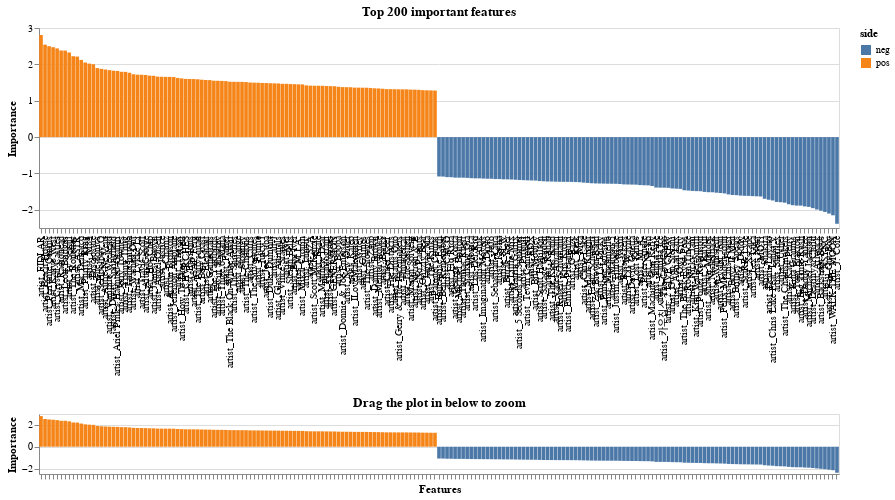

Write notebook code for a chart like this one.
### Code cell
import altair as alt

base = (
    alt.Chart(feat_importance_200.reset_index())
    .mark_bar()
    .encode(
        x=alt.X(
            "index",
        ),
        y="Importance:Q",
        color="side",
    )
    .properties(height=200, width=800, title="Top 200 important features")
)

brush = alt.selection_interval(encodings=["x"])
lower = (
    base.encode(
        x=alt.X(
            "index",
            axis=alt.Axis(labels=False, title="Features"),
            sort=alt.SortField(field="rank", order="ascending"),
        )
    )
    .properties(height=60, width=800, title="Drag the plot in below to zoom")
    .add_selection(brush)
)

upper = base.encode(
    alt.X(
        "index",
        scale=alt.Scale(domain=brush),
        axis=alt.Axis(title=""),
        sort=alt.SortField(field="rank", order="ascending"),
    )
)

upper & lower

### Figure 1 — Vega-Lite specification as saved in the notebook (floating-point values rounded to 4 significant figures; data arrays with more than 128 entries replaced by an {"elided": "..."} marker saying what was removed)
{"config": {"view": {"continuousWidth": 400, "continuousHeight": 300}}, "vconcat": [{"mark": "bar", "encoding": {"color": {"type": "nominal", "field": "side"}, "x": {"type": "nominal", "axis": {"title": ""}, "field": "index", "scale": {"domain": {"selection": "selector001"}}, "sort": {"field": "rank", "order": "ascending"}}, "y": {"type": "quantitative", "field": "Importance"}}, "height": 200, "title": "Top 200 important features", "width": 800}, {"mark": "bar", "encoding": {"color": {"type": "nominal", "field": "side"}, "x": {"type": "nominal", "axis": {"labels": false, "title": "Features"}, "field": "index", "sort": {"field": "rank", "order": "ascending"}}, "y": {"type": "quantitative", "field": "Importance"}}, "height": 60, "selection": {"selector001": {"type": "interval", "encodings": ["x"]}}, "title": "Drag the plot in below to zoom", "width": 800}], "data": {"name": "data-9059f3e7b150bdcb192d970952a8c897"}, "$schema": "https://vega.github.io/schema/vega-lite/v4.8.1.json", "datasets": {"data-9059f3e7b150bdcb192d970952a8c897": {"elided": "199 records"}}}
